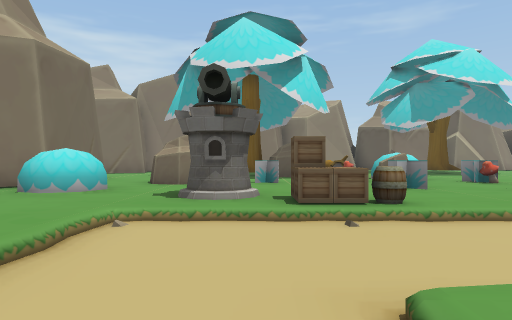
view 1 (above)

18 first-person views from a walk through a scene from a Unity 3-D project. The camera is 1.3 m above the floor, looks level and sees 75° across. The floor is counted in squares, 2 m on a side. Each view is taken from the middle of a square. On the plan, view 1 faces up. The plan holds only what a view shows up to about 10 squares ahead; the rest is blank. The place goes on beyond the plan. The player character is not drawn.

view 2
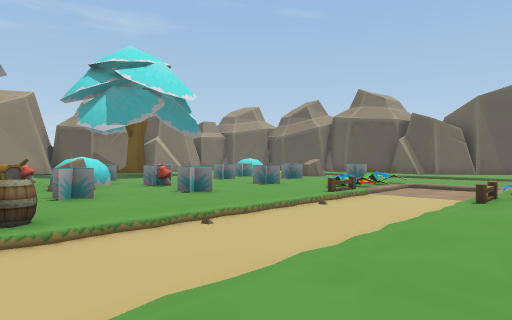

view 3
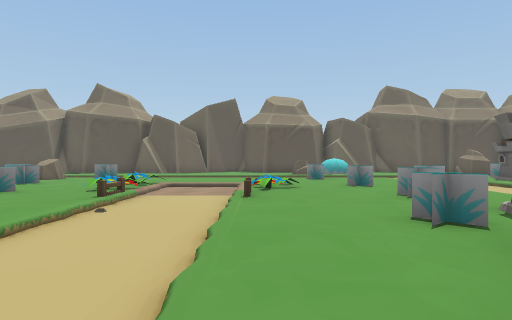

view 4
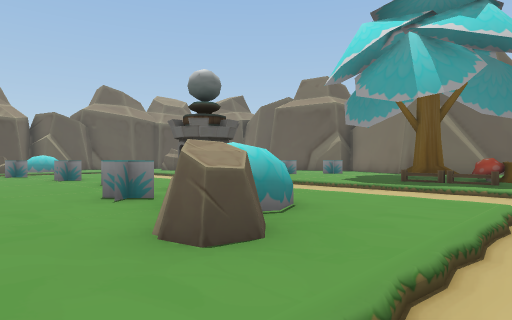

view 5
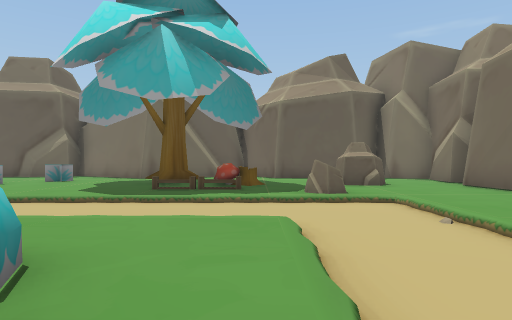

view 6
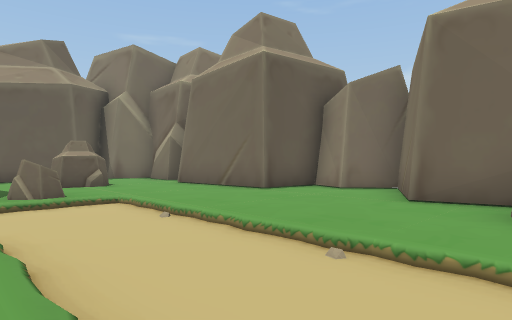

view 7
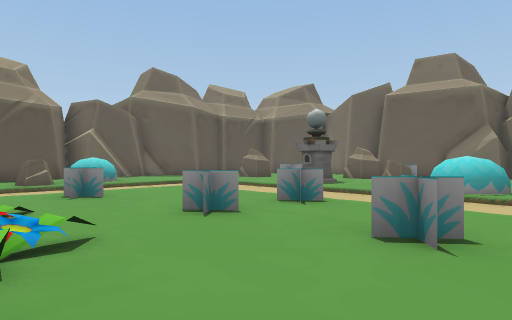

view 8
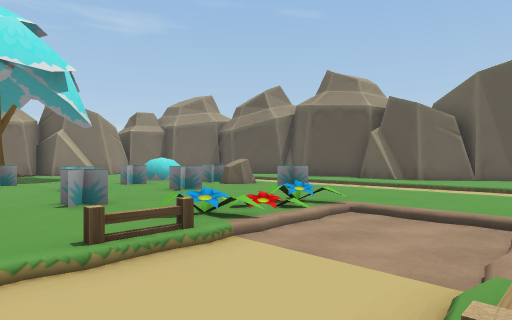

view 9
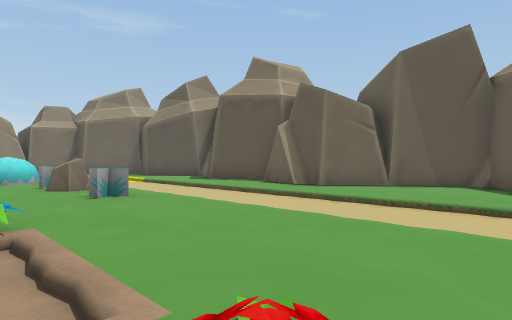

view 10
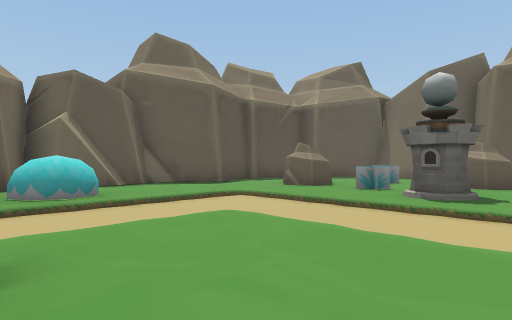

view 11
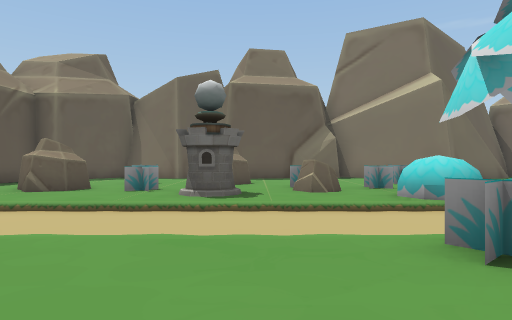

view 12
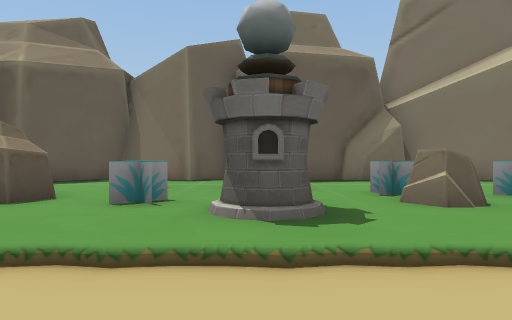

view 13
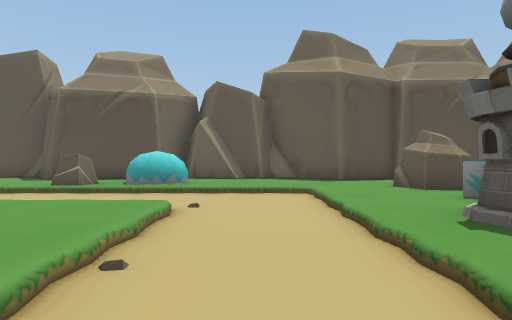

view 14
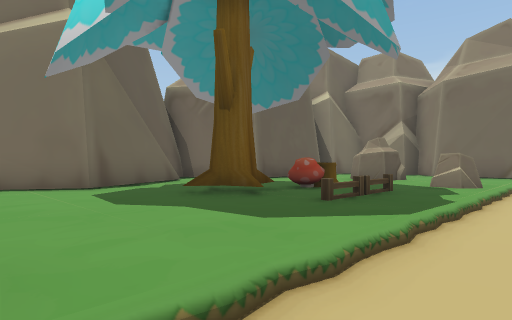

view 15
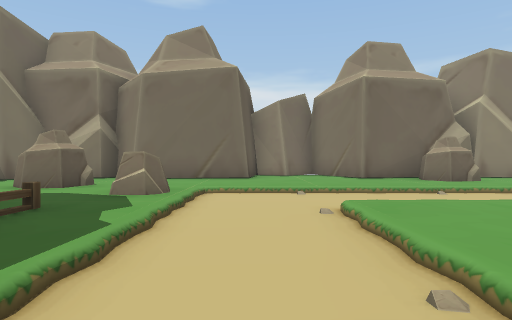

view 16
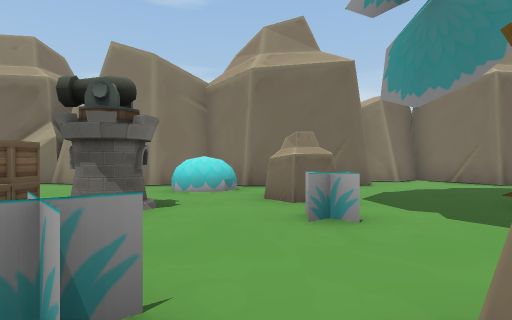

view 17
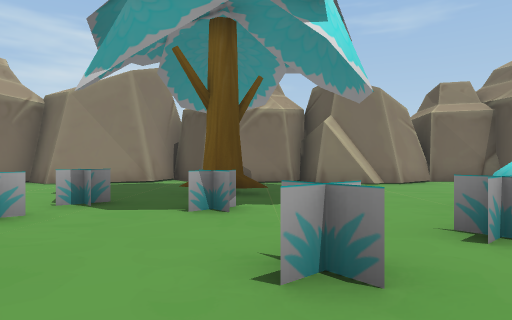

view 18
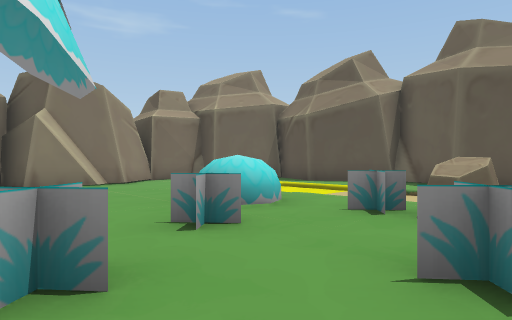

### Floor plan
Key: @ floor where view 1 was taken; # wall or solid block; . main floor; - floor 0.25 m lower than the main floor; / step, stairs or slope; T tree; M mushroom; W tower; C crate; B barrel; S stump; F fence; L flower; O other object.
Columns run from 7 left of view 1 to 20 right of it. Each row starts with its distance up from view 1.
 18                 ##
 17         #############OO
 16         #.#... ...##.
 15           .... .. ...
 14   #       ....T.  ..
 13  ##.      S...TT ...  -.
 12  .....    S.O......   -..
 11  #.....T  M.O.O....O.--..#
 10  ##...... .......O...--..#
  9   #........O...O...O.--  #
  8   #..OOO..O.MO.....O.--. #
  7   #..............O...--..#
  6   #.O.....O.O..O...O.--.##
  5   #...WW.............--.##
  4   #.....CB....F/LL...--..##
  3   #...------------...--...##
  2   #...------------...--....#
  1   #...--......F/LOL..--...##
  0   #O..-@............. -..##
 -1   #...--.OO.O......O. -O..#
 -2 ###...--......O..O...--...#
 -3 #.....--....W...O....--.O.##
 -4 ##....--////  ////////-...#
 -5  #....-----------------...#
 -6  ##...////////////////-...#
 -7   #.../O.FF....O/..W.....##
 -8   #............./O.WO.OO.#
 -9   #..O..MSTT...O.O.....O.#
-10   #.......T...O....O.O...#
-11   #.....  .........O.....#
-12    ##### ..###.....#....#
-13         #.## ############
-14         ###

Positions as (right, up) in squares from view 1, and headings:
1: (0, 0), facing up
2: (1, 0), facing up-right
3: (1, 1), facing right
4: (0, 1), facing down-right
5: (1, 0), facing down
6: (1, 0), facing down-left
7: (6, 1), facing down-right
8: (6, 1), facing up-right
9: (10, 0), facing up-right
10: (10, -1), facing down-right
11: (11, -1), facing down
12: (12, -4), facing down
13: (9, -5), facing right
14: (7, -5), facing down-left
15: (5, -5), facing left
16: (4, 7), facing left
17: (8, 7), facing up
18: (8, 7), facing up-right
